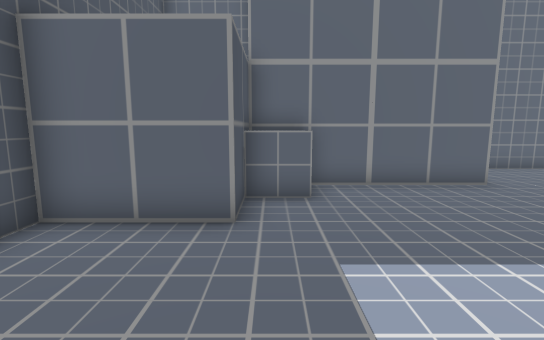
View 1 (above)

16 first-person views from a walk through a 3-D level made in the Unity game engine. The camera is 1.5 m above the floor, tilts 8° down and sees 85° across. The floor is counted in squares, 1 m on a side. Each view is taken from the middle of a square. On the plan, view 1 faces up. The plan holds only what a view shows up to about 15 squares ahead; the rest is blank.

View 2
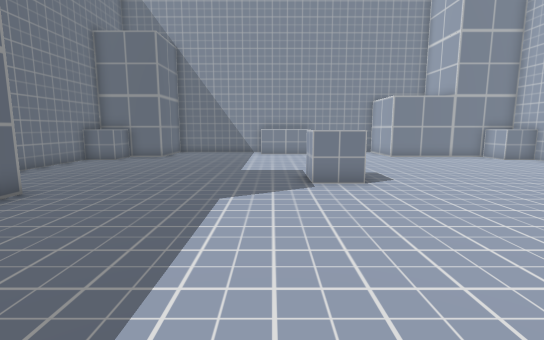

View 3
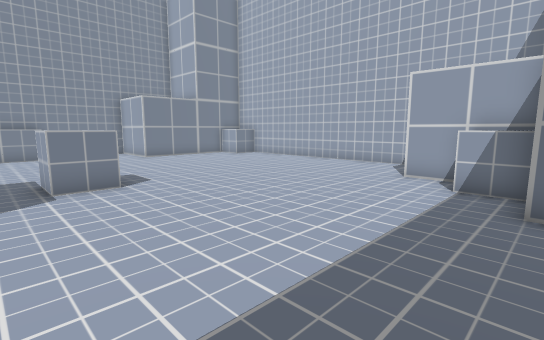

View 4
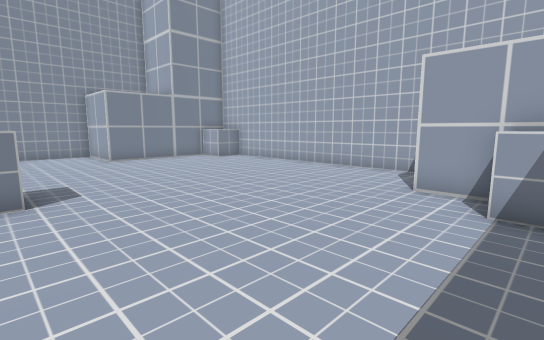

View 5
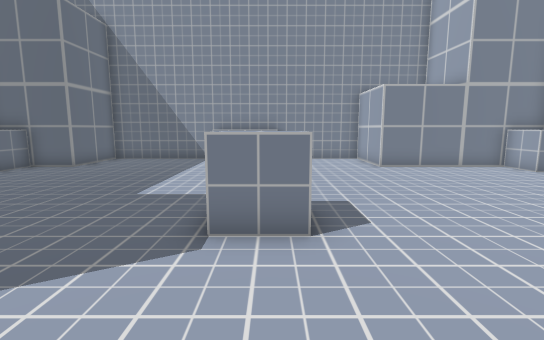

View 6
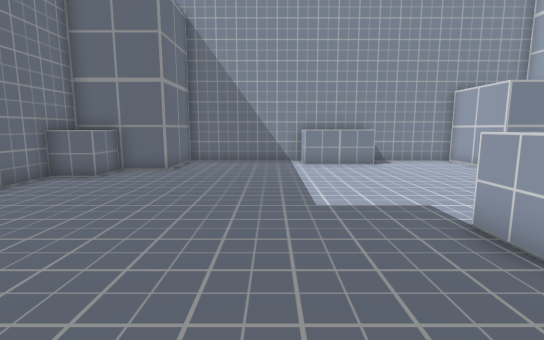

View 7
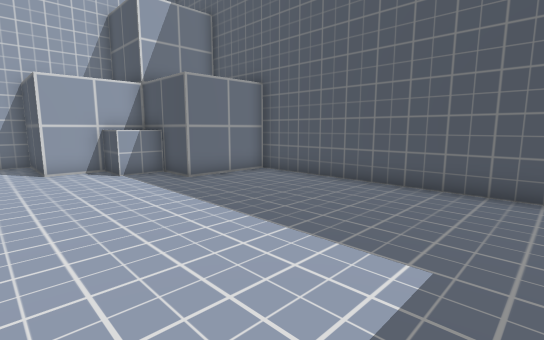

View 8
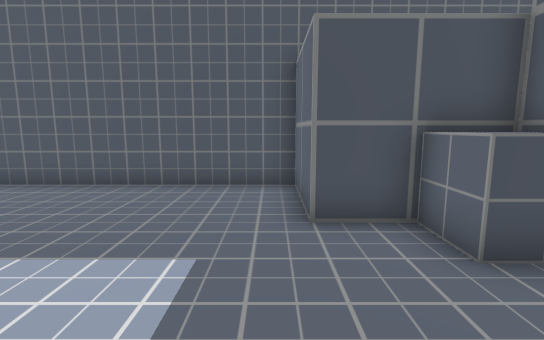

View 9
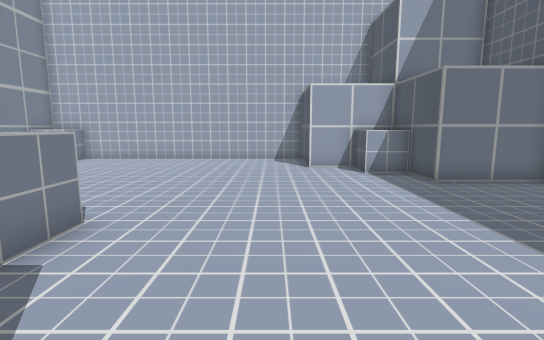

View 10
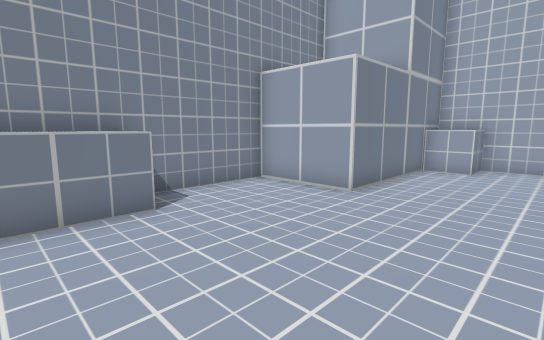

View 11
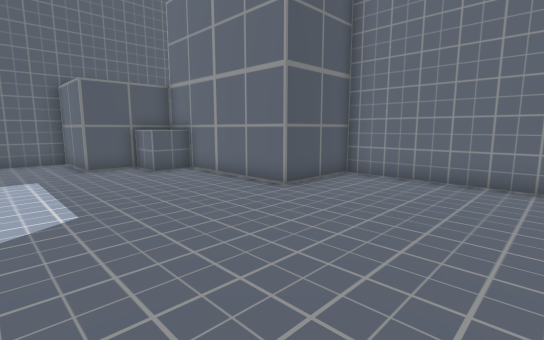

View 12
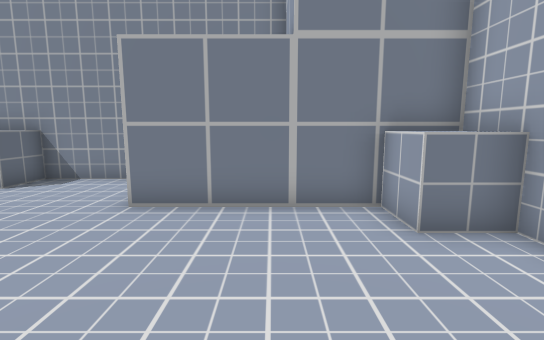

View 13
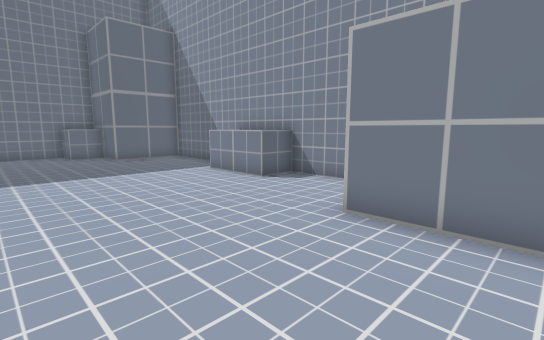

View 14
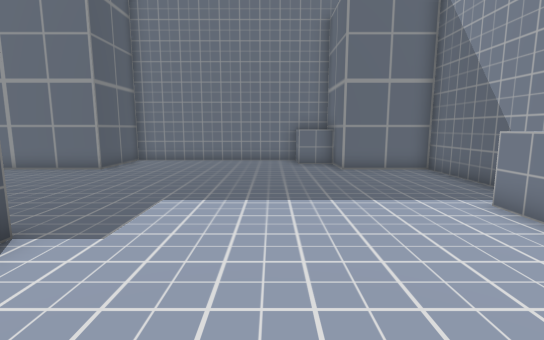

View 15
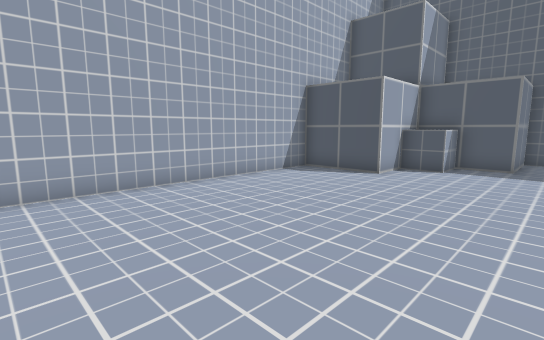

View 16
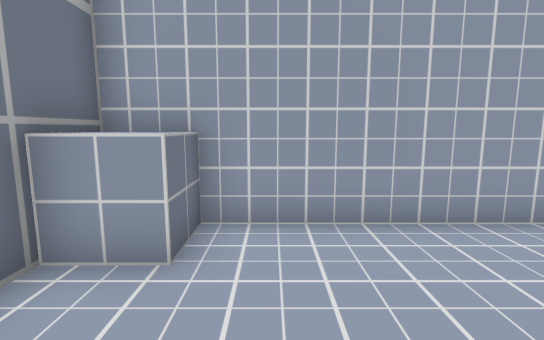

### Floor plan
Points are (right, up) in squares from view 1. A wall is a line through its corners. A room is listed if a view was taken in it or the views show most of it. See-through windows are left out.
Room 1 (views 1, 2, 3, 4, 5, 6, 7, 8, 9, 10, 11, 12, 13, 14, 15, 16)
walls: (17.7, 3.4) (17.7, 7.8) (14.6, 7.8) (14.6, 10.9) (5.7, 10.9) (5.7, 7.8) (-0.6, 7.8) (-0.6, 4.6) (-3.8, 4.6) (-3.8, -4.2) (-0.6, -4.2) (-0.6, -7.4) (2.6, -7.4) (2.6, -10.5) (14.6, -10.5) (14.6, -4.2) (17.7, -4.2) (17.7, -0.4)
objects: other object (0, -7) to (1, -6); other object (0, 6) to (1, 7); other object (7, 0) to (8, 1); other object (13, -11) to (14, -9); other object (13, 10) to (14, 10); other object (16, 0) to (18, 1); other object (16, 2) to (18, 3)

Where each view was taken, in squares from view 1:
view 1: 0 up, 0 right, facing up
view 2: 2 up, 1 left, facing right
view 3: 2 up, 1 left, facing down-right
view 4: 0 up, 0 right, facing down-right
view 5: 0 up, 3 right, facing right
view 6: 4 up, 4 right, facing right
view 7: 4 up, 4 right, facing down-left
view 8: 4 up, 4 right, facing left
view 9: 4 up, 4 right, facing down
view 10: 2 up, 11 right, facing down-right
view 11: 2 up, 11 right, facing up-left
view 12: 7 down, 9 right, facing right
view 13: 7 down, 10 right, facing up-right
view 14: 3 down, 12 right, facing up
view 15: 3 down, 12 right, facing down-left
view 16: 6 down, 12 right, facing down
